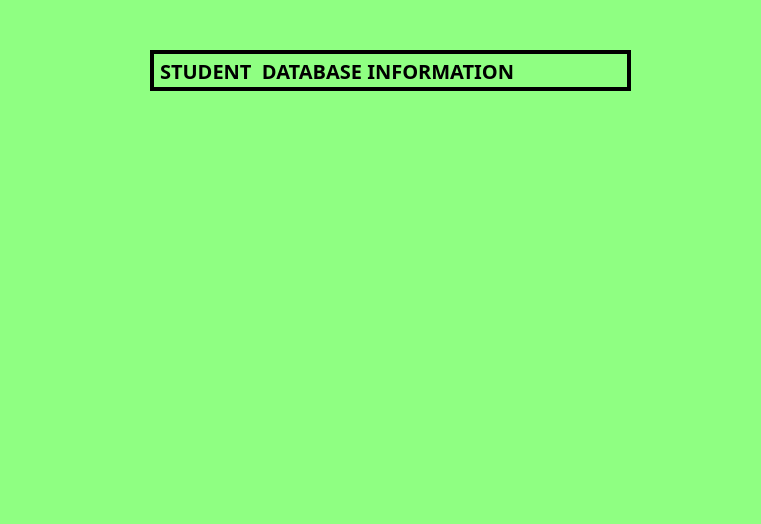
<?xml version="1.0" encoding="UTF-8"?>
<ui version="4.0">
 <class>StudentTableDialog</class>
 <widget class="QDialog" name="StudentTableDialog">
  <property name="geometry">
   <rect>
    <x>0</x>
    <y>0</y>
    <width>761</width>
    <height>524</height>
   </rect>
  </property>
  <property name="windowTitle">
   <string>Show Information Page</string>
  </property>
  <property name="windowIcon">
   <iconset resource="resource.qrc">
    <normaloff>:/img/pic/1.png</normaloff>:/img/pic/1.png</iconset>
  </property>
  <property name="styleSheet">
   <string notr="true">background-color: rgb(143, 255, 130);
</string>
  </property>
  <widget class="QTableWidget" name="tableDialogWidget">
   <property name="geometry">
    <rect>
     <x>40</x>
     <y>130</y>
     <width>681</width>
     <height>381</height>
    </rect>
   </property>
   <property name="styleSheet">
    <string notr="true">QTableWidget {
 /* border: 2px solid black;*/
  border-radius: 15px;       /* Apply rounding */
  gridline-color: black;
}

QHeaderView::section { 
  border: 3px solid black;
  padding: 4px;
}

QTableWidget::item {
  border: 2px solid black;              /* Remove inner cell border if needed */
  padding: 4px;
}</string>
   </property>
  </widget>
  <widget class="QLabel" name="label">
   <property name="geometry">
    <rect>
     <x>150</x>
     <y>50</y>
     <width>481</width>
     <height>41</height>
    </rect>
   </property>
   <property name="font">
    <font>
     <family>Bell MT</family>
     <pointsize>15</pointsize>
     <bold>true</bold>
    </font>
   </property>
   <property name="styleSheet">
    <string notr="true">border: 4px solid black;</string>
   </property>
   <property name="text">
    <string>STUDENT  DATABASE INFORMATION</string>
   </property>
  </widget>
  <widget class="QLabel" name="label_3">
   <property name="geometry">
    <rect>
     <x>70</x>
     <y>30</y>
     <width>91</width>
     <height>71</height>
    </rect>
   </property>
   <property name="styleSheet">
    <string notr="true">
image: url(:/img/pic/6.png);</string>
   </property>
   <property name="text">
    <string/>
   </property>
  </widget>
  <zorder>tableDialogWidget</zorder>
  <zorder>label_3</zorder>
  <zorder>label</zorder>
 </widget>
 <resources>
  <include location="resource.qrc"/>
 </resources>
 <connections/>
</ui>
